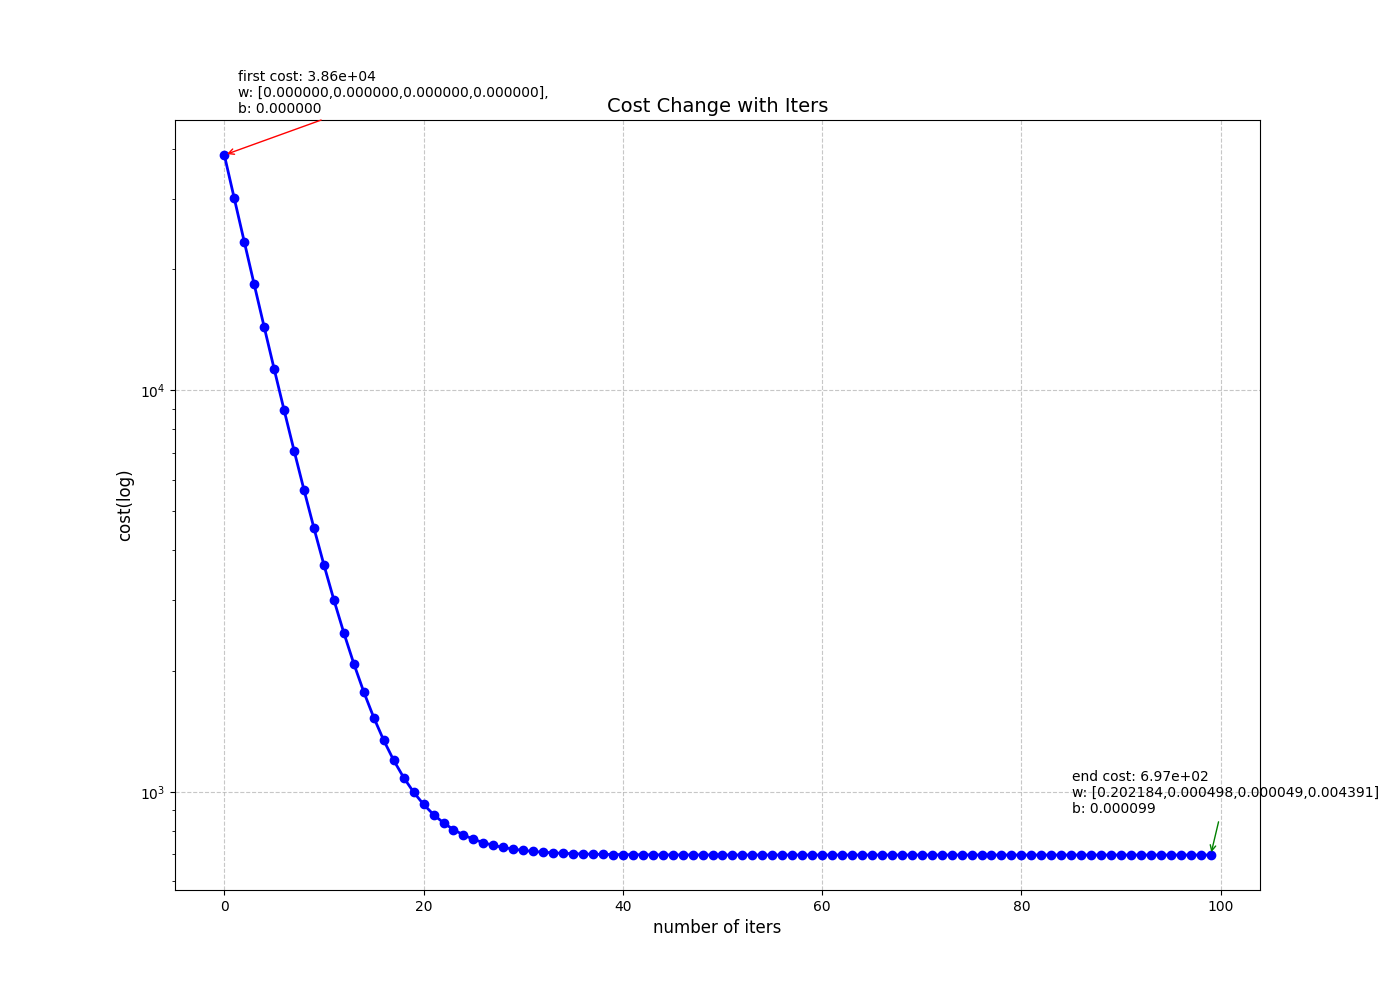

This chart was generated by the following Python code:
import copy
import matplotlib.pyplot as plt
import numpy as np

def compute_gradient(x, y, w, b):
    m, n = x.shape
    dj_dw = np.zeros((n,))
    dj_db = 0.
    for i in range(m):
        err = (np.dot(x[i], w)+ b)- y[i]
        for j in range(n):
            dj_dw[j] = dj_dw[j] + err* x[i,j]
        dj_db = dj_db + err
    dj_dw = dj_dw/m
    dj_db = dj_db/m

    return dj_dw, dj_db

def compute_cost(x, y, w, b):
    cost = 0.
    m = x.shape[0]
    for i in range(m):
        f_wb_i = np.dot(x[i], w)+ b
        cost = cost + (f_wb_i-y[i])**2
    cost = cost/(2* m)
    return cost

def gradient_descent(x, y, w_in, b_in, cost_function, gradient_function, alpha, num_iters):
    j_history = []
    w = copy.deepcopy(w_in)
    b = b_in
    w_history = [w.copy()]
    b_history = [b]

    for i in range(num_iters):
        dj_dw, dj_db = gradient_function(x,y,w,b)
        w = w - alpha* dj_dw
        b = b - alpha* dj_db
        tmp_cost = cost_function(x, y, w, b)

        j_history.append(tmp_cost)
        w_history.append(w)
        b_history.append(b)

    return w, b, j_history, np.array(w_history), np.array(b_history)

def plot_gradient_descent_results(cost_history, w_history, b_history):
    """
    代价函数随迭代的变化
    """
    plt.figure(figsize=(14, 10))

    # plt.subplot(1,1,1)
    plt.plot(range(len(cost_history)), cost_history, 'b-o', linewidth=2)
    plt.yscale('log')
    plt.title('Cost Change with Iters', fontsize=14)
    plt.xlabel('number of iters', fontsize=12)
    plt.ylabel('cost(log)', fontsize=12)
    plt.grid(True, linestyle='--', alpha=0.7)      # 启用虚线网格，透明度70%

    w_str = ','.join([f'{w:.6f}'for w in w_history[0]])

    # add the note of the first and the end
    plt.annotate(f'first cost: {cost_history[0]:.2e}\nw: [{w_str}], \nb: {b_history[0]:.6f}',
                 xy=(0, cost_history[0]),
                 xytext=(10, 30), textcoords='offset points',
                 arrowprops=dict(arrowstyle='->', color='red'))

    w_str = ','.join([f'{w:.6f}'for w in w_history[-1]])
    plt.annotate(f'end cost: {cost_history[-1]:.2e}'+f'\nw: [{w_str}]'+f"\nb: {b_history[-1]:.6f}" ,
                 xy=(len(cost_history) - 1, cost_history[-1]),
                 xytext=(-100, 30), textcoords='offset points',
                 arrowprops=dict(arrowstyle='->', color='green'))

    plt.savefig('C1_W2_Lab02_GDWithMultipleVariables.png')
    plt.show()


if __name__ == '__main__':
    x_train = np.array([[2104, 5, 1, 45],
                       [1416, 3, 2, 40],
                       [852, 2, 1, 35]])
    y_train = np.array([460, 232, 178])

    b_target = 785.1811367994083
    w_target = np.array([0.39133535, 18.75376741, -53.36032453, -26.42131618])


    b_init = 0.
    w_init = np.zeros_like(w_target)

    init_cost = compute_cost(x_train, y_train, w_init, b_init)
    print(f"初始代价: {init_cost:.6f}")

    alpha = 5e-8
    num_iters = 100

    w_final, b_final, cost_history, w_history, b_history = gradient_descent(
        x_train, y_train, w_init, b_init,
        compute_cost,compute_gradient,
        alpha=alpha,
        num_iters=num_iters
    )

    print(f"理想参数: w = {w_target}, b = {b_target:.6f}")
    print(f"最终参数: w = {w_history[-1]}, b = {b_history[-1]:.6f}")
    print(f"最终代价: {cost_history[-1]:.6f}")

    plot_gradient_descent_results(cost_history, w_history, b_history)

